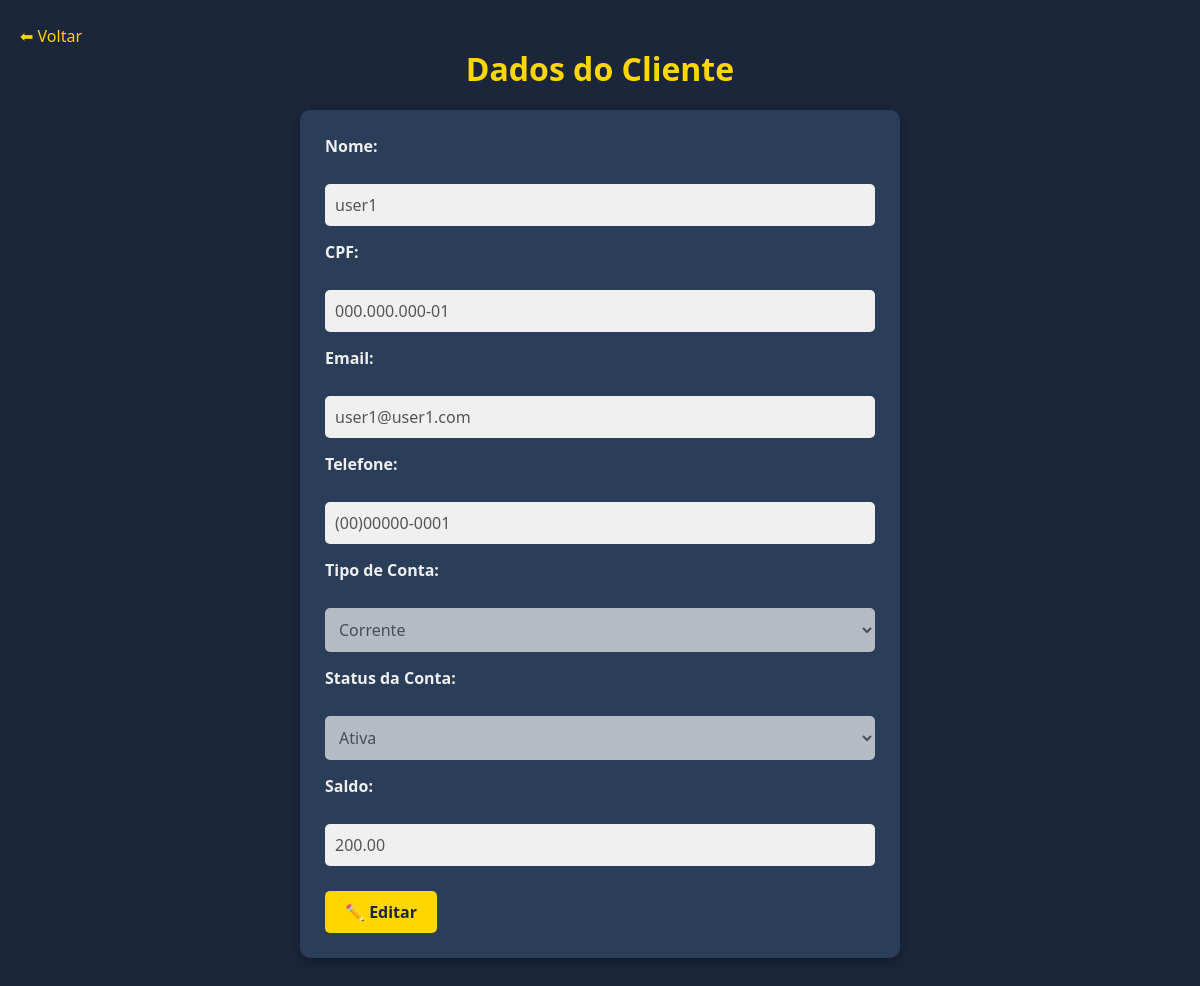
Screenshot of /users/cliente/2/ (signed in) with the database file from the repository.
### users/models.py (models this page shows, shortened)
class Cliente(models.Model):
    gerente_responsavel = models.ForeignKey(
        Gerente,
        on_delete=models.SET_NULL,
        null=True,
        blank=True,
        related_name="clientes"
    )
    numero_da_conta = models.CharField(
        max_length=20,
        unique=True,
        default=gerar_numero_conta
    )
    cpf = models.CharField(max_length=14, unique=True, validators=[cpf_validator])
    username = models.CharField(max_length=150)
    email = models.EmailField(unique=True)
    password = models.CharField(max_length=128)
    data_de_nascimento = models.DateField()
    telefone = models.CharField(max_length=14, validators=[telefone_validator])
    data_de_cadastro = models.DateTimeField(auto_now_add=True)
    saldo = models.DecimalField(max_digits=10, decimal_places=2, default=0.00)
    tipo_de_conta = models.CharField(
        max_length=20,
        choices=[
            ('corrente', 'Conta Corrente'),
            ('poupanca', 'Conta Poupança'),
            ('salario', 'Conta Salário'),
        ]
    )
    status_conta = models.CharField(max_length=20, default='ativa')
    admUser = models.BooleanField(default=False)

### users/views.py (the view, shortened to what this page needs)
# urls.py: path('cliente/<int:cliente_id>/', views.view_cliente_detalhes, name='cliente_detalhes'),
def view_cliente_detalhes(request, cliente_id):
    if "user_id" not in request.session:
        return redirect("users:login")
    admUser = request.session.get("admUser", False)
    if not admUser:
        return redirect("users:perfil")
    cliente = Cliente.objects.get(id=cliente_id)
    return render(request, "users/perfil/gerente/cliente_detalhes.html", {"cliente": cliente})

### templates/users/perfil/gerente/cliente_detalhes.html (shortened to what this page needs)
<!DOCTYPE html>
<html lang="pt-BR">
<head>
    {% load static %}
    <link rel="stylesheet" href="{% static 'perfil/gerente/cliente_detalhes/style.css' %}">
</head>
<body>
    <a href="{% url 'users:perfil' %}">⬅ Voltar</a>
    <h1>Dados do Cliente</h1>
    <form method="POST">
        <p>
            <label><strong>Nome:</strong></label><br>
            <input type="text" name="username" value="{{ cliente.username }}" disabled>
        </p>
        <p>
            <label><strong>CPF:</strong></label><br>
            <input type="text" name="cpf" value="{{ cliente.cpf }}" disabled>
        </p>
        <p>
            <label><strong>Email:</strong></label><br>
            <input type="email" name="email" value="{{ cliente.email }}" disabled>
        </p>
        <p>
            <label><strong>Telefone:</strong></label><br>
            <input type="text" name="telefone" value="{{ cliente.telefone }}" disabled>
        </p>
        <p>
            <label><strong>Tipo de Conta:</strong></label><br>
            <select name="tipo_de_conta" disabled>
                <option value="corrente" {% if cliente.tipo_de_conta == "corrente" %}selected{% endif %}>Corrente</option>
            </select>
        </p>
        <p>
            <label><strong>Status da Conta:</strong></label><br>
            <select name="status_conta" disabled>
                <option value="ativa" {% if cliente.status_conta == "ativa" %}selected{% endif %}>Ativa</option>
            </select>
        </p>
        <p>
            <label><strong>Saldo:</strong></label><br>
            <input type="number" step="0.01" name="saldo" value="{{ cliente.saldo }}" disabled>
        </p>
        <div style="margin-top: 10px;">
            <button type="button" id="editarBtn">✏️ Editar</button>
        </div>
    </form>
    <br>
</body>
</html>

### static/perfil/gerente/cliente_detalhes/style.css (style rules this page uses)
* { box-sizing: border-box; margin: 0; padding: 0; font-family: 'Segoe UI', Tahoma, Geneva, Verdana, sans-serif; }
body { background: #1B263B; color: #c6c6c6; padding: 20px; }
h1 { margin-bottom: 20px; color: #FFD700; font-size: 2em; text-align: center; }
form { max-width: 600px; margin: 0 auto; background-color: #2A3E59; padding: 25px; border-radius: 10px; box-shadow: 0 4px 10px rgba(0,0,0,0.3); }
label { display: block; margin-bottom: 5px; font-weight: bold; color: #F0F0F0; }
input, select { width: 100%; padding: 10px; margin-bottom: 15px; border-radius: 5px; border: none; font-size: 1em; background-color: #1F334B; color: #c6c6c6; transition: background-color 0.3s, color 0.3s; }
input[disabled], select[disabled] { background-color: #3B4F6C; color: #a0a0a0; }
button { padding: 10px 20px; border: none; border-radius: 5px; cursor: pointer; font-weight: bold; font-size: 1em; transition: background-color 0.3s, transform 0.2s; }
#editarBtn { background-color: #FFD700; color: #1B263B; margin-right: 10px; }
a { display: inline-block; margin-top: 5px; color: #FFD700; text-decoration: none; transition: color 0.3s; }

### templates/users/perfil/gerente/cliente_detalhes.html (style rules this page uses)
input[disabled], select[disabled] { background-color: #f0f0f0; color: #555; border: none; }

### rows the page displays
Cliente: username "user1", cpf "000.000.000-01", email "user1@user1.com", telefone "(00)00000-0001", tipo_de_conta "Corrente", status_conta "Ativa", saldo "200.00"
